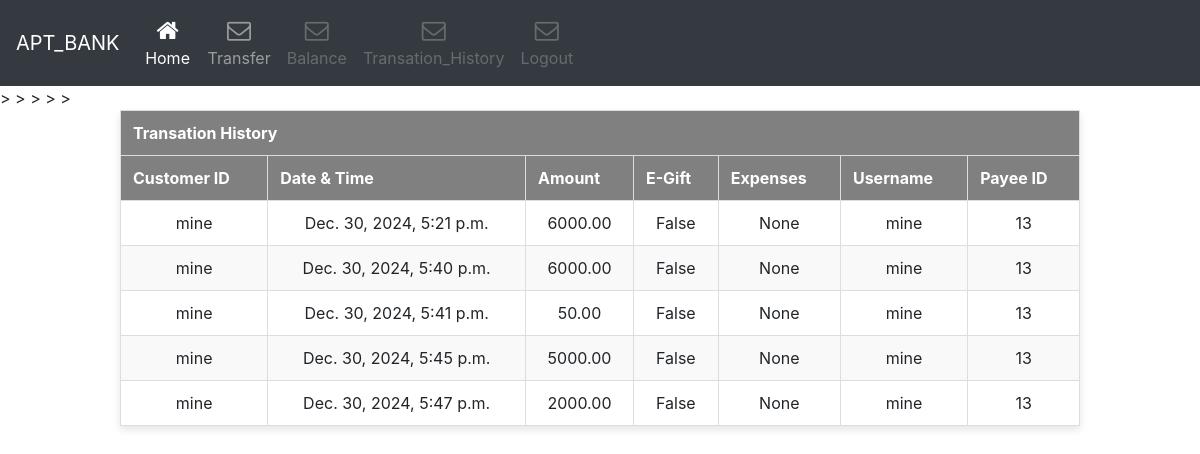
Page /history/ (signed in) on the committed database.
### bank/models.py (models this page shows, shortened)
class Transaction_history(models.Model):
    Customer_ID=models.ForeignKey(User, on_delete=models.CASCADE)
    Date_Time=models.DateTimeField(auto_now_add=True)
    Amount=models.DecimalField(max_digits=10,decimal_places=2,null=True,blank=True)
    E_Gift=models.BooleanField(default=False)
    Expenses=models.DecimalField(max_digits=10,decimal_places=2,null=True,blank=True)
    payee_ID=models.IntegerField()
    class Meta:
        constraints = [
            models.UniqueConstraint(
                fields=['Customer_ID', 'payee_ID', 'Date_Time'],
                name='Customer_Transation_history'
            )
        ]

### bank/views.py (the view)
# urls.py: path('history/',views.historypage,name='history'),
def historypage(request):
    obj3=Transaction_history.objects.filter(Customer_ID=request.user.id)
    return render(request,'history.html',{'res':obj3})

### templates/history.html (shortened to what this page needs)
<html lang="en">
<head>
</head>
<body>
{% include 'navbar.html' %}
    <table>
        <thead>
            <th colspan="7">Transation History</th>
            <tr>
                <th>Customer ID</th>
                <th>Date & Time</th>
                <th>Amount</th>
                <th>E-Gift</th>
                <th>Expenses</th>
                <th>Username</th>
                <th>Payee ID</th>
            </tr>
        </thead>
        <form method="post">{% csrf_token %}
        <tbody>
            {% for res in res %}
            <tr>
                <td>{{ res.Customer_ID }}</td>
                <td>{{ res.Date_Time }}</td>
                <td>{{ res.Amount }}</td>>
                <td>{{ res.E_Gift }}</td>
                <td>{{ res.Expenses }}</td>
                <td>{{ request.user.username }}</td>
                <td>{{ res.payee_ID }}</td>
            </tr>
            {% empty %}
            <tr>
                <td colspan="4">No users available</td>
            </tr>
            {% endfor %}
        </tbody>
        </form>
    </table>
</body>
</html>

### templates/navbar.html (shortened to what this page needs)
<!DOCTYPE html>
<html lang="en">
<head>
    <link href="//maxcdn.bootstrapcdn.com/bootstrap/4.1.1/css/bootstrap.min.css" rel="stylesheet" id="bootstrap-css">
</head>
<body>
    <nav class="navbar navbar-icon-top navbar-expand-lg navbar-dark bg-dark">
  <a class="navbar-brand" href="{% url 'home' %}">APT_BANK</a>
  <div class="collapse navbar-collapse" id="navbarSupportedContent">
    {% if request.user.is_authenticated %}
    <ul class="navbar-nav mr-auto">
      <li class="nav-item active">
        <a class="nav-link" href="{% url 'home' %}">
          <i class="fa fa-home"></i>
          Home
          </a>
      </li>
      <li class="nav-item">
        <a class="nav-link" href="{% url 'transfer' %}">
          <i class="fa fa-envelope-o">
          </i>
          Transfer
        </a>
      </li>
      <li class="nav-item">
        <a class="nav-link disabled" href="{% url 'viewBalance' %}">
          <i class="fa fa-envelope-o">
          </i>
          Balance
        </a>
      </li>
      <li class="nav-item">
        <a class="nav-link disabled" href="{% url 'history' %}">
          <i class="fa fa-envelope-o">
          </i>
          Transation_History
        </a>
      </li>
      <li class="nav-item">
        <a class="nav-link disabled" href="{% url 'logout' %}">
          <i class="fa fa-envelope-o">
          </i>
          Logout
        </a>
      </li>
    </ul>
    {% endif %}
  </div>
</nav>
</body>
</html>

### templates/history.html (style rules this page uses)
html,body { background-image: url('https://c0.wallpaperflare.com/preview/402/213/175/france-paris-the-francois-mitterrand-library-architecture.jpg'); background-size: cover; background-repeat: no-repeat; height: 100%; font-family: 'Numans', sans-serif; }
table { width: 80%; margin: 0 auto; border-collapse: collapse; box-shadow: 0 4px 8px rgba(0, 0, 0, 0.1); background-color: #fff; }
thead { background-color:gray; ; color: white; }
th, td { padding: 12px; text-align: center; border: 1px solid #ddd; }
tbody tr:nth-child(even) { background-color: #f9f9f9; }

### templates/navbar.html (style rules this page uses)
.navbar-icon-top .navbar-nav .nav-link > .fa { position: relative; width: 36px; font-size: 24px; }
.navbar-icon-top .navbar-nav .nav-link > .fa { top: 3px; line-height: 12px; }
@media (min-width: 992px) { .navbar-icon-top.navbar-expand-lg .navbar-nav .nav-link { text-align: center; display: table-cell; height: 70px; vertical-align: middle; padding-top: 0; padding-bottom: 0; } }
@media (min-width: 992px) { .navbar-icon-top.navbar-expand-lg .navbar-nav .nav-link > .fa { display: block; width: 48px; margin: 2px auto 4px auto; top: 0; line-height: 24px; } }

### rows in the picture
Transaction_history: Customer_ID "mine", Date_Time "Dec. 30, 2024, 5:21 p.m.", Amount "6000.00", E_Gift "False", Expenses "None", payee_ID "13"
Transaction_history: Customer_ID "mine", Date_Time "Dec. 30, 2024, 5:40 p.m.", Amount "6000.00", E_Gift "False", Expenses "None", payee_ID "13"
Transaction_history: Customer_ID "mine", Date_Time "Dec. 30, 2024, 5:41 p.m.", Amount "50.00", E_Gift "False", Expenses "None", payee_ID "13"
Transaction_history: Customer_ID "mine", Date_Time "Dec. 30, 2024, 5:45 p.m.", Amount "5000.00", E_Gift "False", Expenses "None", payee_ID "13"
Transaction_history: Customer_ID "mine", Date_Time "Dec. 30, 2024, 5:47 p.m.", Amount "2000.00", E_Gift "False", Expenses "None", payee_ID "13"

### other values in the picture
{{ request.user.username }} "mine"
